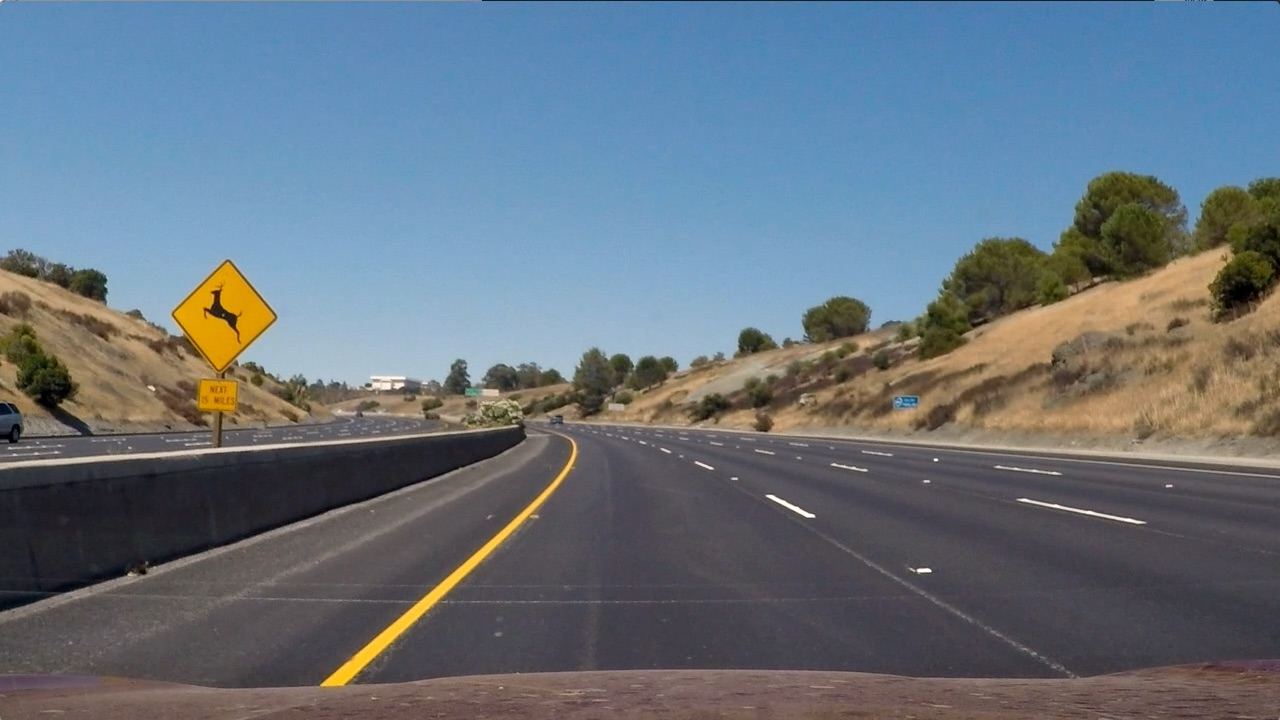
#> input picture test_images/test2.jpg, 1280 x 720 px
$ jupyter execute --allow-errors CarND-Vehicle-Detection-P5.ipynb   (shell and % lines are left out)   (older library calls are emulated)
#> lines starting #> are read from the running program, lines starting #| are printed output that depends on the picture
[cell 1]
# import packages
import numpy as np
import cv2
import glob
import pickle
import matplotlib.image as mpimg
import matplotlib.pyplot as plt
import time
from sklearn.svm import LinearSVC
from sklearn.preprocessing import StandardScaler
from skimage.feature import hog
from sklearn.utils import shuffle
# for scikit-learn >= 0.18 use:
from sklearn.model_selection import train_test_split

[cell 2]
def convert_color(img, conv='RGB2YCrCb'):
    if conv == 'RGB2YCrCb':
        return cv2.cvtColor(img, cv2.COLOR_RGB2YCrCb)
    if conv == 'BGR2YCrCb':
        return cv2.cvtColor(img, cv2.COLOR_BGR2YCrCb)
    if conv == 'RGB2LUV':
        return cv2.cvtColor(img, cv2.COLOR_RGB2LUV)
    if conv == 'BGR2HLS':
        return cv2.cvtColor(img, cv2.COLOR_BGR2HLS)
    if conv == 'RGB2HLS':
        return cv2.cvtColor(img, cv2.COLOR_RGB2HLS)

# [18 lines left out: function get_hog_features, not called in this run]

def bin_spatial(img, size=(32, 32)):
    color1 = cv2.resize(img[:,:,0], size).ravel()
    color2 = cv2.resize(img[:,:,1], size).ravel()
    color3 = cv2.resize(img[:,:,2], size).ravel()
    return np.hstack((color1, color2, color3))

# [9 lines left out: function color_hist, not called in this run]

# Define a function to extract features from a list of images
# Have this function call bin_spatial() and color_hist()
def extract_features(imgs, cspace='RGB2YCrCb', orient=9,
                        pix_per_cell=8, cell_per_block=2, hog_channel=0, spatial_size=(32, 32),
                        hist_bins=32,): #hist_range=(0, 256)
    # Create a list to append feature vectors to
    features = []
    # Iterate through the list of images
    for file in imgs:
        # Read in each one by one
        image = mpimg.imread(file)
        feature_image = convert_color(image, cspace)
        feature_image = feature_image.astype(np.float32)/255

        # Call get_hog_features() with vis=False, feature_vec=True
        if hog_channel == 'ALL':
            hog_features = []
            for channel in range(feature_image.shape[2]):
                hog_features.append(get_hog_features(feature_image[:,:,channel],
                                    orient, pix_per_cell, cell_per_block,
                                    vis=False, feature_vec=True))
            hog_features = np.ravel(hog_features)
        else:
            hog_features = get_hog_features(feature_image[:,:,hog_channel], orient,
                        pix_per_cell, cell_per_block, vis=False, feature_vec=True)

        # Apply bin_spatial() to get spatial color features
        spatial_features = bin_spatial(feature_image, size=spatial_size)
        # Apply color_hist() also with a color space option now
        hist_features = color_hist(feature_image, nbins=hist_bins) #bins_range=hist_range

        # Combine the features
        combined = np.hstack((spatial_features, hist_features, hog_features))
        # Append the new feature vector to the features list
        features.append(combined)

    # Return list of feature vectors
    return features

[cell 3]
cars = []
notcars = []
cars = list(glob.iglob('dataset/vehicles/**/*.png'))
notcars = list(glob.iglob('dataset/non-vehicles/**/*.png'))

# For testing:::
#test_size = 2000
#cars = cars[:test_size]
#notcars = notcars[:test_size]

colorspace = 'RGB2YCrCb' # Can be RGB, HSV, LUV, HLS, YUV, YCrCb
# HOG params
orient = 6
pix_per_cell = 8
cell_per_block = 2
hog_channel = "ALL" # Can be 0, 1, 2, or "ALL"
# bin_spatial params
spatial_size = (64, 64)
# color_hist params
hist_bins = 16
hist_range = (0, 256)

t=time.time()
car_features = extract_features(cars, cspace=colorspace, orient=orient,
                        pix_per_cell=pix_per_cell, cell_per_block=cell_per_block,
                        hog_channel=hog_channel, spatial_size=spatial_size,
                        hist_bins=hist_bins) #hist_range=hist_range
notcar_features = extract_features(notcars, cspace=colorspace, orient=orient,
                        pix_per_cell=pix_per_cell, cell_per_block=cell_per_block,
                        hog_channel=hog_channel, spatial_size=spatial_size,
                        hist_bins=hist_bins) #hist_range=hist_range
t2 = time.time()
print(round(t2-t, 2), 'Seconds to extract HOG features...')
# Create an array stack of feature vectors
X = np.vstack((car_features, notcar_features)).astype(np.float64)
# Fit a per-column scaler
#> (the rest of this cell did not finish here and is left out)

[cell 4]
# Define a single function that can extract features using hog sub-sampling and make predictions
# [72 lines left out: function find_cars, not called in this run]

[cell 5]
# [30 lines left out: functions add_heat, apply_threshold, draw_labeled_bboxes, not called in this run]

[cell 6]
heatmap_history = []
heatmap_sum = np.zeros((720,1280)).astype(np.float64)

# [76 lines left out: function pipeline, not called in this run]

## Testing below

[cell 7]
import numpy as np
import cv2
import matplotlib.pyplot as plt
import matplotlib.image as mpimg

image = cv2.imread('test_images/test2.jpg')
#> image is the input picture: shape (720, 1280, 3); mean B, G, R 125.5, 114.6, 102.8
#> (the rest of this cell did not finish here and is left out)

[cell 8]
# Read in an image

image = cv2.imread('test_images/test2.jpg')
image = convert_color(image, 'RGB2YCrCb')
#> in convert_color, `return cv2.cvtColor(img, cv2.COLOR_RGB2YCrCb)`: returned value: shape (720, 1280, 3); mean of channels 0, 1, 2 116.5, 134.4, 120.3
image = image.astype(np.float32)/255
#> image: shape (720, 1280, 3) float32; mean of channels 0, 1, 2 0.457, 0.528, 0.471

feature_vec = bin_spatial(image, size=(64, 64))
#> in bin_spatial, `color1 = cv2.resize(img[:,:,0], size).ravel()`: color1 = 4096 values, max 0.933 at index 2934, min 0.00196 at index 1662, mean 0.457
#> in bin_spatial, `color2 = cv2.resize(img[:,:,1], size).ravel()`: color2 = 4096 values, max 0.621 at index 59, min 0.158 at index 3793, mean 0.527
#> in bin_spatial, `color3 = cv2.resize(img[:,:,2], size).ravel()`: color3 = 4096 values, max 0.745 at index 1737, min 0.353 at index 561, mean 0.472
#> feature_vec = 12288 values, max 0.933 at index 2934, min 0.00196 at index 1662, mean 0.485

# Plot features
plt.plot(feature_vec)
plt.title('Spatially Binned Features')
plt.savefig('output_images/bin_spat.png')
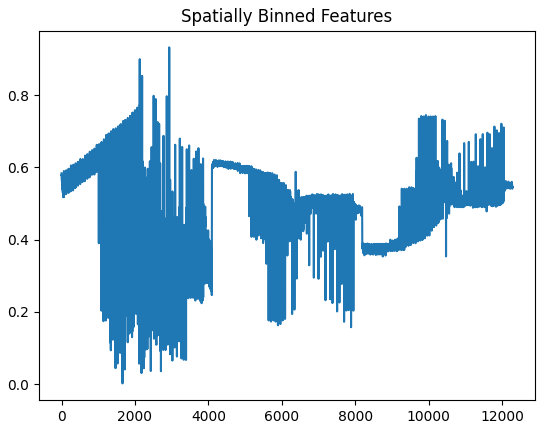
#> figure drawn by matplotlib, 1 panel; curve peaks at x = 2934, y = 0.933

[cell 9]
#Explore Color Spaces
#You can study the distribution of color values in an image by plotting each pixel in some color space. Here's a code snippet that you can use to generate 3D plots:

from mpl_toolkits.mplot3d import Axes3D

def plot3d(pixels, colors_rgb,
        axis_labels=list("RGB"), axis_limits=[(0, 255), (0, 255), (0, 255)]):
    """Plot pixels in 3D."""

    # Create figure and 3D axes
    fig = plt.figure(figsize=(8, 8))
    ax = Axes3D(fig)

    # Set axis limits
    ax.set_xlim(*axis_limits[0])
    ax.set_ylim(*axis_limits[1])
    ax.set_zlim(*axis_limits[2])

    # Set axis labels and sizes
    ax.tick_params(axis='both', which='major', labelsize=14, pad=8)
    ax.set_xlabel(axis_labels[0], fontsize=16, labelpad=16)
    ax.set_ylabel(axis_labels[1], fontsize=16, labelpad=16)
    ax.set_zlabel(axis_labels[2], fontsize=16, labelpad=16)

    # Plot pixel values with colors given in colors_rgb
    ax.scatter(
        pixels[:, :, 0].ravel(),
        pixels[:, :, 1].ravel(),
        pixels[:, :, 2].ravel(),
        c=colors_rgb.reshape((-1, 3)), edgecolors='none')

    return ax  # return Axes3D object for further manipulation


# Read a color image
img = cv2.imread('test_images/test2.jpg')

# Select a small fraction of pixels to plot by subsampling it
scale = max(img.shape[0], img.shape[1], 64) / 64  # at most 64 rows and columns
#> scale = 20
img_small = cv2.resize(img, (np.int(img.shape[1] / scale), np.int(img.shape[0] / scale)), interpolation=cv2.INTER_NEAREST)
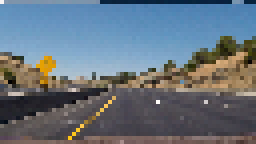
#> img_small: shape (36, 64, 3) (shown 4 times larger); mean B, G, R 125.2, 114.2, 102.1

# Convert subsampled image to desired color space(s)
img_small_RGB = cv2.cvtColor(img_small, cv2.COLOR_BGR2RGB)  # OpenCV uses BGR, matplotlib likes RGB
img_small_HSV = cv2.cvtColor(img_small, cv2.COLOR_BGR2HSV)
#> img_small_HSV: shape (36, 64, 3); mean H, S, V 88.4, 81.5, 137.9
img_small_HLS = cv2.cvtColor(img_small, cv2.COLOR_BGR2HLS)
#> img_small_HLS: shape (36, 64, 3); mean of channels 0, 1, 2 88.4, 113.4, 66.5
img_small_rgb = img_small_RGB / 255.  # scaled to [0, 1], only for plotting

# Plot and show
plot3d(img_small_RGB, img_small_rgb)
plt.show()

plot3d(img_small_HSV, img_small_rgb, axis_labels=list("HSV"))
plt.show()

plot3d(img_small_HLS, img_small_rgb, axis_labels=list("HLS"))
plt.show()

#> (a cell that did not finish here is left out)

[cell 11]
from skimage.feature import hog


# Define a function to return HOG features and visualization
# [11 lines left out: function get_hog_features, not called in this run]


# Read in the image
img = cv2.imread('dataset/vehicles/GTI_MiddleClose/image0001.png')
#> (the rest of this cell did not finish here and is left out)

[cell 12]
from sklearn.preprocessing import StandardScaler

# Define a function to compute binned color features
# [16 lines left out: functions bin_spatial, color_hist, not called in this run]


# Define a function to extract features from a list of images
# Have this function call bin_spatial() and color_hist()
def extract_features_to_show(imgs, cspace='RGB2YCrCb', spatial_size=(64, 64),
                        hist_bins=16, hist_range=(0, 256)):
    # Create a list to append feature vectors to
    features = []
    # Iterate through the list of images
    for file in imgs:
        # Read in each one by one
        image = cv2.imread(file)
        # apply color conversion
        gray = cv2.cvtColor(image, cv2.COLOR_BGR2GRAY)
        feature_image = convert_color(image, cspace)
        feature_image = feature_image.astype(np.float32)/255

        # Apply bin_spatial() to get spatial color features
        spatial_features = bin_spatial(feature_image, size=spatial_size)
        # Apply color_hist() also with a color space option now
        hist_features = color_hist(feature_image, nbins=hist_bins, bins_range=hist_range)
        # Append the new feature vector to the features list
        combined = np.concatenate((spatial_features, hist_features))
        features.append(combined)
    # Return list of feature vectors
    return features


cars = []
notcars = []
cars = list(glob.iglob('dataset/vehicles/**/*.png'))
notcars = list(glob.iglob('dataset/non-vehicles/**/*.png'))

cars = cars[:10]
notcars = notcars[:10]

car_features = extract_features_to_show(cars, cspace='RGB2YCrCb', spatial_size=(64, 64),
                        hist_bins=16, hist_range=(0, 256))
notcar_features = extract_features_to_show(notcars, cspace='RGB2YCrCb', spatial_size=(64, 64),
                        hist_bins=16, hist_range=(0, 256))
#> (reads svc_pickle.p from the repository)
